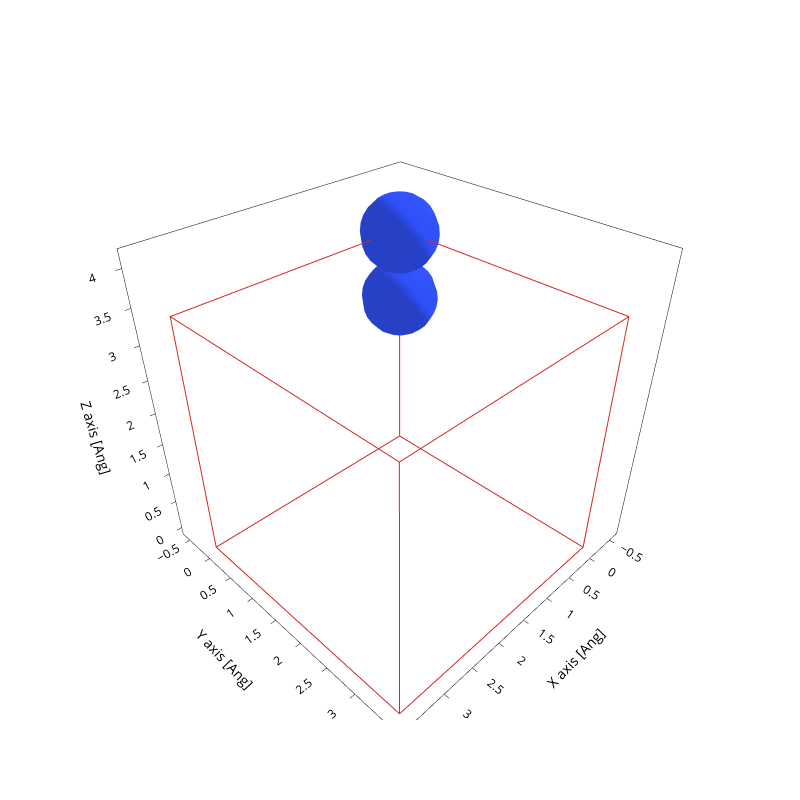

This figure's notebook cell:
### Code cell
file = sisl.get_sile(path / "aiida.fdf")
fig = file.plot.geometry(axes="xyz")
# filepath = savedir_struct / f"{n_atoms}atm_{structure}.png"
# fig.write_image(str(filepath))
fig.update_layout(
    autosize=False,
    width=800,
    height=800,
    showlegend=False,
)
fig.show()

filename = f"{split}_{n_atoms}atm_{structure}_structure.png"
dir = Path("exports") / model_dir.parts[-1] 
filepath = dir/ filename
dir.mkdir(exist_ok=True, parents=True)
fig.write_image(filepath)

### Figure 1 — Plotly figure (JSON) as saved in the notebook; plotly's stock layout.template omitted (floating-point values rounded to 4 significant figures; data arrays with more than 128 entries replaced by an {"elided": "..."} marker saying what was removed)
{"data": [{"line": {"color": "gray", "width": 10}, "meta": {}, "mode": "lines", "name": "Bonds", "opacity": 1, "type": "scatter3d", "x": [0.0, 0.0, 0.0, 0.0, 0.0, 0.0, 0.0, 0.0, 0.0, 0.0, 0.0, 0.0, 0.0, 0.0, 0.0, 0.0, 0.0, 0.0, 0.0, 0.0, NaN], "y": [0.0, 0.0, 0.0, 0.0, 0.0, 0.0, 0.0, 0.0, 0.0, 0.0, 0.0, 0.0, 0.0, 0.0, 0.0, 0.0, 0.0, 0.0, 0.0, 0.0, NaN], "z": [3.548, 3.496, 3.443, 3.391, 3.339, 3.287, 3.235, 3.183, 3.13, 3.078, 3.026, 2.974, 2.922, 2.87, 2.818, 2.765, 2.713, 2.661, 2.609, 2.557, NaN]}, {"alphahull": 0, "color": "#3050F8", "hovertemplate": "%{meta.position}", "legendgroup": "Atoms", "meta": {"meta": {"Atoms_i": 0}, "position": "(0.00, 0.00, 3.55)"}, "name": "Atoms", "opacity": 1, "showlegend": true, "showscale": false, "type": "mesh3d", "x": {"elided": "225 float values"}, "y": {"elided": "225 float values"}, "z": {"elided": "225 float values"}}, {"alphahull": 0, "color": "#3050F8", "hovertemplate": "%{meta.position}", "legendgroup": "Atoms", "meta": {"meta": {"Atoms_i": 1}, "position": "(0.00, 0.00, 2.56)"}, "name": "Atoms", "opacity": 1, "showlegend": false, "showscale": false, "type": "mesh3d", "x": {"elided": "225 float values"}, "y": {"elided": "225 float values"}, "z": {"elided": "225 float values"}}, {"meta": {}, "mode": "lines", "name": "Unit cell", "type": "scatter3d", "x": [0.0, 0.0, 3.6, 3.6, 0.0, 0.0, NaN, 0.0, 0.0, 0.0, 3.6, 3.6, 0.0, NaN, 3.6, 3.6, NaN, 3.6, 3.6], "y": [0.0, 3.6, 3.6, 3.6, 3.6, 3.6, NaN, 3.6, 0.0, 0.0, 0.0, 0.0, 0.0, NaN, 3.6, 0.0, NaN, 3.6, 0.0], "z": [0.0, 0.0, 0.0, 3.6, 3.6, 0.0, NaN, 3.6, 3.6, 0.0, 0.0, 3.6, 3.6, NaN, 0.0, 0.0, NaN, 3.6, 3.6]}], "layout": {"autosize": false, "height": 800, "scene": {"aspectmode": "data", "xaxis": {"title": {"text": "X axis [Ang]"}}, "yaxis": {"title": {"text": "Y axis [Ang]"}}, "zaxis": {"title": {"text": "Z axis [Ang]"}}}, "showlegend": false, "width": 800, "xaxis": {"scaleanchor": "y", "scaleratio": 1, "title": {"text": "X axis [Ang]"}}, "yaxis": {"title": {"text": "Y axis [Ang]"}}}}
